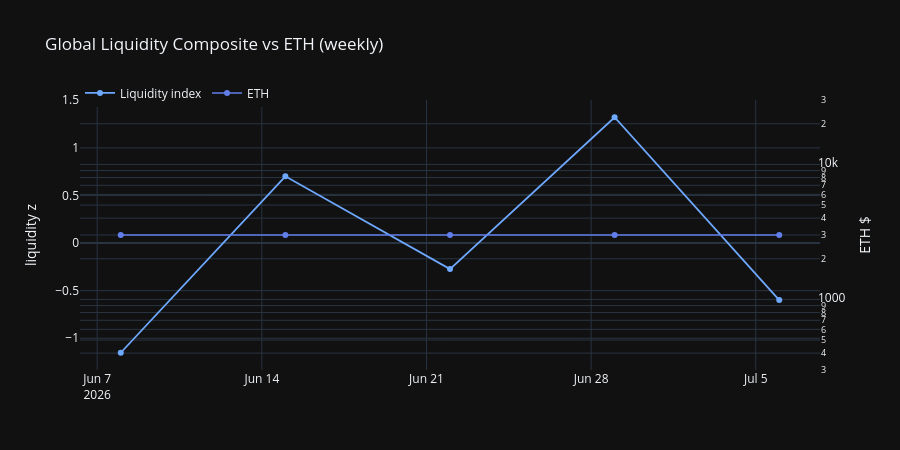

Source (notebook cell):
### Markdown cell above
## 3. Macro regime features + Global Liquidity Index

**L = z(M2 growth) + z(Fed BS growth) − z(Δreal 10y)** — retargeted to ETH weekly returns.

### Code cell
def z_expr(col: str) -> pl.Expr:
    return (pl.col(col) - pl.col(col).mean()) / (pl.col(col).std() + 1e-12)

macro = macro_weekly.with_columns(
    (pl.col("DGS10") - pl.col("T10YIE")).alias("real_10y"),
    (pl.col("DGS10") - pl.col("DGS2")).alias("curve_10y_2y"),
).with_columns(
    (np.log(pl.col("M2SL")) - np.log(pl.col("M2SL")).shift(LIQ_LOOKBACK)).alias("m2_grow_yoy"),
    (np.log(pl.col("WALCL")) - np.log(pl.col("WALCL")).shift(LIQ_LOOKBACK)).alias("fedbs_grow_yoy"),
    (pl.col("real_10y") - pl.col("real_10y").shift(LIQ_LOOKBACK)).alias("real_rate_delta"),
    (pl.col("real_10y") - pl.col("real_10y").shift(MOM_LOOKBACK)).alias("real_10y_mom"),
    (pl.col("curve_10y_2y") - pl.col("curve_10y_2y").shift(MOM_LOOKBACK)).alias("curve_mom"),
    (np.log(pl.col("DTWEXBGS")) - np.log(pl.col("DTWEXBGS")).shift(MOM_LOOKBACK)).alias("dxy_mom"),
    (pl.col("VIXCLS") - pl.col("VIXCLS").shift(MOM_LOOKBACK)).alias("vix_mom"),
).with_columns(
    (pl.col("m2_grow_yoy") - pl.col("m2_grow_yoy").shift(MOM_LOOKBACK)).alias("m2_grow_mom"),
)

macro = macro.join(
    eth_weekly.select("week", "close", "log_close", "wk_return", "log_drawdown", "volume"),
    left_on="date", right_on="week", how="left",
)
if oi_weekly is not None:
    macro = macro.join(oi_weekly, left_on="date", right_on="week", how="left")
# Prefer growth features when available; fall back to levels if lookback exceeds history
_need = ["close", "real_10y"]
if macro["m2_grow_yoy"].drop_nulls().len() >= 4:
    _need.append("m2_grow_yoy")
macro = macro.drop_nulls(subset=_need)
if macro.height < 4:
    raise RuntimeError(
        f"Insufficient ETH/macro overlap ({macro.height} rows). "
        "Backfill more daily history: uv run ccquant sync backfill --interval 1d --force"
    )

if "m2_grow_yoy" in _need:
    macro = macro.with_columns(
        (z_expr("m2_grow_yoy") + z_expr("fedbs_grow_yoy") - z_expr("real_rate_delta")).alias("liq_raw")
    )
else:
    # Ultra-short history: level-based liquidity proxy
    macro = macro.with_columns(
        (z_expr("M2SL") + z_expr("WALCL") - z_expr("real_10y")).alias("liq_raw")
    )

_liq = macro["liq_raw"].drop_nulls()
mu, sd = float(_liq.mean()), float(_liq.std() or 1.0)
macro = macro.with_columns(
    ((pl.col("liq_raw") - mu) / (sd if sd > 1e-12 else 1.0)).alias("liq_index"),
).with_columns(
    (pl.col("liq_index") - pl.col("liq_index").shift(MOM_LOOKBACK)).alias("liq_mom"),
).with_columns(
    ((pl.col("liq_mom") > 0).cast(pl.Int8)).alias("regime"),
)

fig = go.Figure()
fig.add_trace(go.Scatter(x=macro["date"], y=macro["liq_index"], name="Liquidity index",
                         line=dict(color="#6ea8ff", width=1.8), yaxis="y"))
fig.add_trace(go.Scatter(x=macro["date"], y=macro["close"], name="ETH",
                         line=dict(color=ETH_COLOR, width=1.5), yaxis="y2"))
fig.update_layout(
    title="Global Liquidity Composite vs ETH (weekly)",
    template="plotly_dark", height=450,
    yaxis=dict(title="liquidity z"),
    yaxis2=dict(title="ETH $", overlaying="y", side="right", type="log"),
    legend=dict(orientation="h", y=1.08),
)
fig.show()
print(f"corr(liq_index, log ETH) = {float(macro.select(pl.corr('liq_index', 'log_close')).item()):.3f}")
print(f"Merged macro+ETH: {macro.shape}  {macro['date'].min()} -> {macro['date'].max()}")

### Figure 1 — Plotly figure (JSON) as saved in the notebook; plotly's stock layout.template omitted (floating-point values rounded to 4 significant figures)
{"data": [{"line": {"color": "#6ea8ff", "width": 1.8}, "name": "Liquidity index", "type": "scatter", "x": ["2026-06-08T00:00:00", "2026-06-15T00:00:00", "2026-06-22T00:00:00", "2026-06-29T00:00:00", "2026-07-06T00:00:00"], "y": [-1.152, 0.7019, -0.2728, 1.322, -0.5989], "yaxis": "y"}, {"line": {"color": "#627EEA", "width": 1.5}, "name": "ETH", "type": "scatter", "x": ["2026-06-08T00:00:00", "2026-06-15T00:00:00", "2026-06-22T00:00:00", "2026-06-29T00:00:00", "2026-07-06T00:00:00"], "y": [3000.0, 3000.0, 3000.0, 3000.0, 3000.0], "yaxis": "y2"}], "layout": {"height": 450, "legend": {"orientation": "h", "y": 1.08}, "title": {"text": "Global Liquidity Composite vs ETH (weekly)"}, "yaxis": {"title": {"text": "liquidity z"}}, "yaxis2": {"overlaying": "y", "side": "right", "title": {"text": "ETH $"}, "type": "log"}}}
